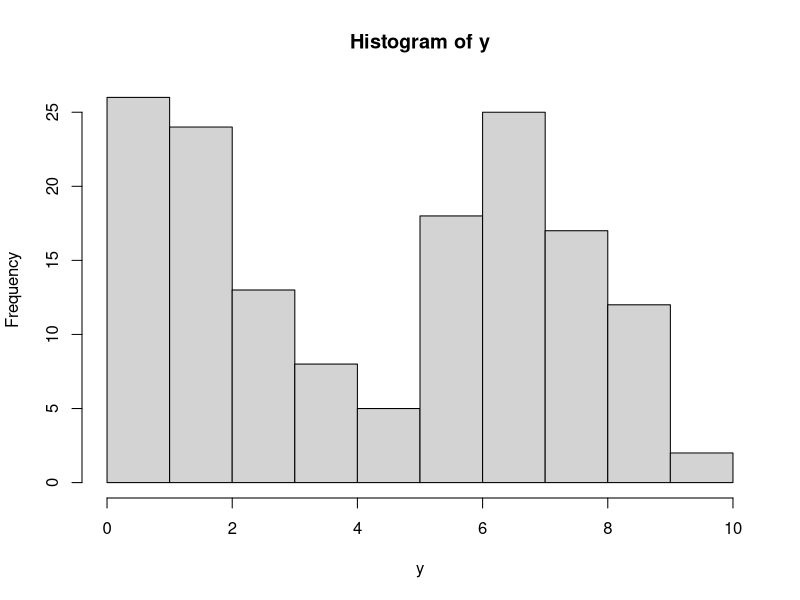

Write the R code that produced this figure.
## Implementação EM

#simula dados:
na=rbinom(1,150,0.5)
y1=rbinom(na,10,0.7)
y2=rbinom(150-na,10,0.2)
y=c(y1,y2)
hist(y)


### Inicia EM
t=matrix(ncol=1000,nrow=2)
t0=c(0.3,0.7)
t[,1]=t0
cc=1
rep=1
t1=vector()

while(cc>0.0001 & rep<1000){
  #etapa E
  
  #essa E vale apenas para na com 0.5 no param (50% de chance de pegar qualquer uma das moedas)
  pi=t0[1]^y*(1-t0[1])^(10-y)/(t0[1]^y*(1-t0[1])^(10-y)+t0[2]^y*(1-t0[2])^(10-y))
  
  #etapa M
  
  t1[1]=sum(pi*y)/(10*sum(pi))
  t1[2]=sum((1-pi)*y)/(10*sum((1-pi)))
  
  #
  rep=rep+1
  cc=sum((t0-t1)^2)
  t0=t1
  t[,rep]=t0
}

t=t[,1:rep]



## Exercício: construa o grafico da funçao e coloque sobre ele os pontos visitados pelo algoritmo

### ABO





na=186
nb=38
nab=13
no=284

f=function(pa,pb,po){2*no*log(po)+na*log(2*pa*po+pa^2)+
    nb*log(2*pb*po+pb^2)+nab*log(2*pa*pb)}



### Inicia EM
p=matrix(ncol=1000,nrow=3)
p0=c(0.1,0.1,0.3)
p[,1]=p0
cc=1
rep=1
p1=vector()
n=sum(na+no+nab+nb)

while(cc>0.0001 & rep<1000){
  #etapa E
  naa=na*p0[1]^2/(p0[1]^2+2*p0[1]*p0[3])
  nao=na*2*p0[1]*p0[3]/(p0[1]^2+2*p0[1]*p0[3])
  nbb=nb*p0[2]^2/(p0[2]^2+2*p0[2]*p0[3])
  nbo=nb*2*p0[2]*p0[3]/(p0[2]^2+2*p0[2]*p0[3])
  
  #etapa M
  
  p1[1]=(2*naa+nao+nab)/(2*n)
  p1[2]=(2*nbb+nbo+nab)/(2*n)
  p1[3]=(2*no+nao+nbo)/(2*n)
  #
  rep=rep+1
  cc=sum((p0-p1)^2)
  p0=p1
  p[,rep]=p0
}

p=p[,1:rep]

p
